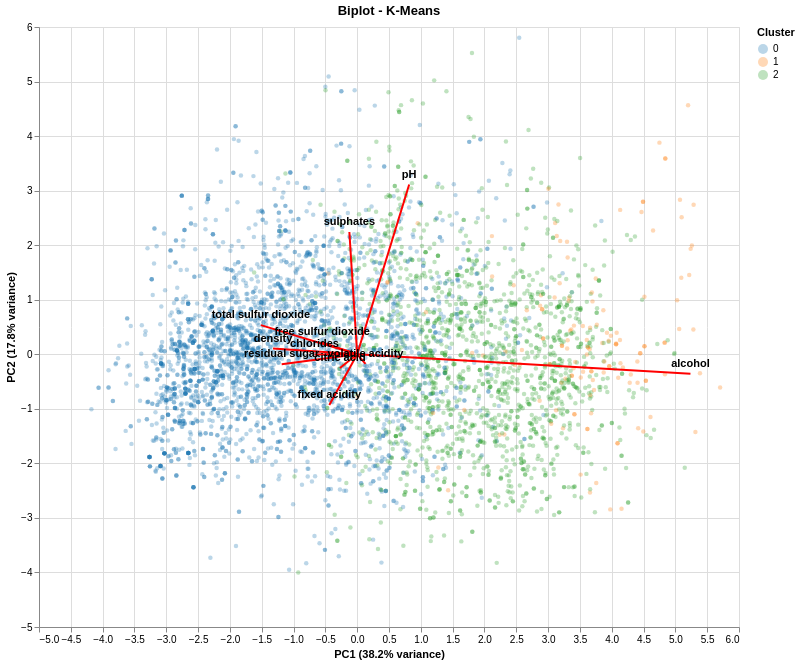

Notebook cell for this chart:
### Code cell
# Get PCA loadings (how original features contribute to PCs)
loadings = pca.components_.T * np.sqrt(pca.explained_variance_)

# Create DataFrame with loadings
loadings_df = pd.DataFrame(
    loadings,
    columns=['PC1', 'PC2'],
    index=X_normalized.columns
)

# Scale loadings for visualization
scale_factor = 3
loadings_df_scaled = loadings_df * scale_factor

# Add feature names
loadings_df_scaled['feature'] = loadings_df_scaled.index

# Create arrows for loadings
loadings_chart_data = []
for feature in loadings_df_scaled.index:
    loadings_chart_data.append({
        'feature': feature,
        'x': 0,
        'y': 0,
        'x2': loadings_df_scaled.loc[feature, 'PC1'],
        'y2': loadings_df_scaled.loc[feature, 'PC2']
    })

loadings_chart_df = pd.DataFrame(loadings_chart_data)

# Create the biplot with current iteration clusters
base_points = alt.Chart(plot_df).mark_circle(size=20, opacity=0.3).encode(
    x=alt.X('PC1:Q', title=f'PC1 ({variance_explained[0]:.1%} variance)'),
    y=alt.Y('PC2:Q', title=f'PC2 ({variance_explained[1]:.1%} variance)'),
    color=alt.Color('cluster:N', title='Cluster', scale=alt.Scale(scheme='category10'))
)

# Create arrows for loadings
arrows = alt.Chart(loadings_chart_df).mark_rule(strokeWidth=2, color='red').encode(
    x='x:Q',
    y='y:Q',
    x2='x2:Q',
    y2='y2:Q'
)

# Create text labels for loadings
labels = alt.Chart(loadings_chart_df).mark_text(
    align='center',
    baseline='middle',
    dx=0,
    dy=-10,
    fontSize=11,
    fontWeight='bold'
).encode(
    x='x2:Q',
    y='y2:Q',
    text='feature:N'
)

# Combine all layers
biplot = (base_points + arrows + labels).properties(
    title=f'Biplot - K-Means',
    width=700,
    height=600
)

biplot

### Figure 1 — Vega-Lite specification as saved in the notebook (floating-point values rounded to 4 significant figures; data arrays with more than 128 entries replaced by an {"elided": "..."} marker saying what was removed)
{"config": {"view": {"continuousWidth": 300, "continuousHeight": 300}}, "layer": [{"data": {"name": "data-e95fc62c293228b126f14950e29d5e4b"}, "mark": {"type": "circle", "opacity": 0.3, "size": 20}, "encoding": {"color": {"field": "cluster", "scale": {"scheme": "category10"}, "title": "Cluster", "type": "nominal"}, "x": {"field": "PC1", "title": "PC1 (38.2% variance)", "type": "quantitative"}, "y": {"field": "PC2", "title": "PC2 (17.8% variance)", "type": "quantitative"}}}, {"data": {"name": "data-1c1098a4ade21f60090302d9e47454af"}, "mark": {"type": "rule", "color": "red", "strokeWidth": 2}, "encoding": {"x": {"field": "x", "type": "quantitative"}, "x2": {"field": "x2"}, "y": {"field": "y", "type": "quantitative"}, "y2": {"field": "y2"}}}, {"data": {"name": "data-1c1098a4ade21f60090302d9e47454af"}, "mark": {"type": "text", "align": "center", "baseline": "middle", "dx": 0, "dy": -10, "fontSize": 11, "fontWeight": "bold"}, "encoding": {"text": {"field": "feature", "type": "nominal"}, "x": {"field": "x2", "type": "quantitative"}, "y": {"field": "y2", "type": "quantitative"}}}], "height": 600, "title": "Biplot - K-Means", "width": 700, "$schema": "https://vega.github.io/schema/vega-lite/v6.1.0.json", "datasets": {"data-e95fc62c293228b126f14950e29d5e4b": {"elided": "4898 records"}, "data-1c1098a4ade21f60090302d9e47454af": [{"feature": "fixed acidity", "x": 0, "y": 0, "x2": -0.4379, "y2": -0.9302}, {"feature": "volatile acidity", "x": 0, "y": 0, "x2": 0.1309, "y2": -0.1746}, {"feature": "citric acid", "x": 0, "y": 0, "x2": -0.2708, "y2": -0.2513}, {"feature": "residual sugar", "x": 0, "y": 0, "x2": -1.187, "y2": -0.185}, {"feature": "chlorides", "x": 0, "y": 0, "x2": -0.6712, "y2": -0.003779}, {"feature": "free sulfur dioxide", "x": 0, "y": 0, "x2": -0.5512, "y2": 0.2179}, {"feature": "total sulfur dioxide", "x": 0, "y": 0, "x2": -1.514, "y2": 0.5346}, {"feature": "density", "x": 0, "y": 0, "x2": -1.322, "y2": 0.1039}, {"feature": "pH", "x": 0, "y": 0, "x2": 0.8172, "y2": 3.112}, {"feature": "sulphates", "x": 0, "y": 0, "x2": -0.1231, "y2": 2.241}, {"feature": "alcohol", "x": 0, "y": 0, "x2": 5.237, "y2": -0.3581}]}}
